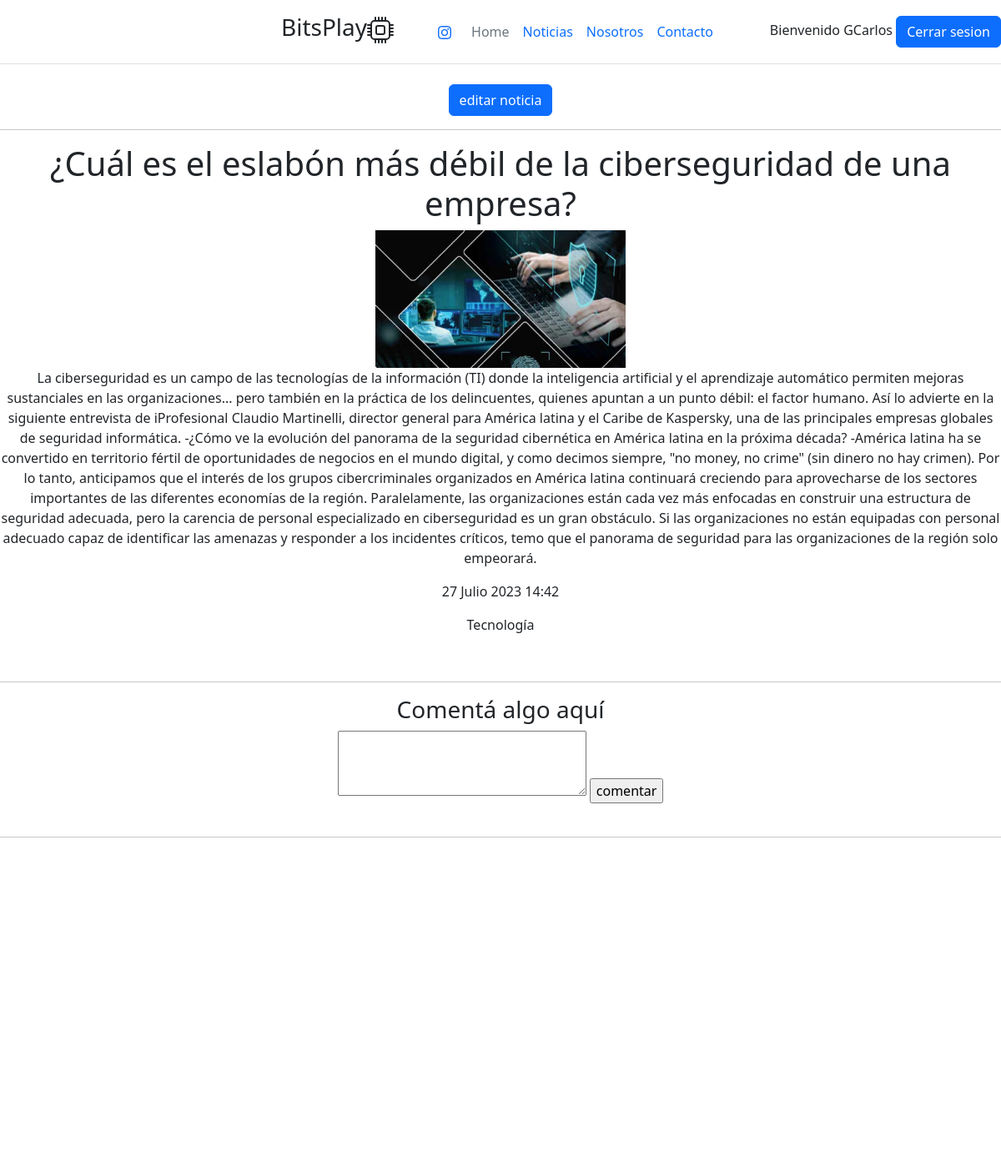
Page /noticias/detalle3 (signed in) on the committed database.
### apps/usuarios/models.py (models this page shows)
class Usuario(AbstractUser):
    pass

### apps/noticias/models.py (models this page shows)
class Noticia(models.Model):
    titulo = models.CharField(max_length=150)
    cuerpo = models.TextField()
    fecha = models.DateTimeField(auto_now_add=True)
    imagen = models.ImageField(upload_to='noticias')
    categoria_noticia = models.ForeignKey(Categoria, on_delete=models.CASCADE)
    def __str__(self) -> str:
        return self.titulo

class Categoria(models.Model):
    nombre = models.CharField(max_length=50)
    def __str__(self) -> str:
        return self.nombre

### apps/noticias/views.py (the view)
# urls.py: path('detalle<int:pk>', views.Detalle_Noticias, name='detalle'),
def Detalle_Noticias(request, pk):
    contexto = {}
    n = Noticia.objects.get(pk=pk)
    contexto['noticia'] = n
    c = Comentario.objects.filter(noticia=n)
    contexto['comentarios'] = c
    return render(request, 'noticias/detalle.html', contexto)

### templates/noticias/detalle.html (shortened to what this page needs)
{% extends 'base.html' %}
{% load static %}
{% block contenido%}
{% if user.is_superuser or user.is_staff %}
    <button type="button" class="btn btn-primary"><a class="nav-link" href="{% url 'noticias:editar_noticia' noticia.pk %}"> editar noticia</a></button>
    <hr>
{% endif %}
<h1>{{noticia}}</h1>
<img src="{{noticia.imagen.url}}" alt="" width="300">
<p>{{noticia.cuerpo}}</p>
<p>{{noticia.fecha}}</p>
<p>{{noticia.categoria_noticia}}</p>
<br>
<hr>
{% if user.is_authenticated %}
<h3>Comentá algo aquí</h3>
<form action="{% url 'noticias:comentar' %}" method="post">{% csrf_token %}
    <textarea name="comentario" cols="30" rows="3"></textarea>
    <input type="submit" value="comentar">
</form>
<br>
<hr>
    <h3>Comentarios</h3>
    {% for com in comentarios %}
    <div class="contenedor">
    <div class="row mb-2">
    <div class="col-md-16">
        <div class="row g-0 border rounded overflow-hidden flex-md-row mb-8 shadow-sm h-md-250 position-relative">
            <div class="col p-4 d-flex flex-column position-static">
                <strong class="d-inline-block mb-2 text-primary-emphasis">{{ com.usuario }}
                </strong>
                <h3 class="mb-0"><strong> comentario: {{ com.texto }}</strong></h3>
                <div class="mb-1 text-body-secondary"> {{ com.fecha }}</div>
            {% if user == com.usuario or user.is_superuser or user.is_staff %}
            <a class="dropdown-item" href="{% url 'noticias:comment_edit' com.pk %}">Editar</a>
            <a class="dropdown-item" href="{% url 'noticias:comment_delete' com.pk %}">Eliminar</a>
            {% endif %}
            </div>
        </div>
    {% endfor %}
    </div>
    </div>
    </div>
<hr>
    {% if user.is_superuser or user.is_staff %}
        <button type="button" class="btn btn-outline-primary me-2"><a class="nav-link" href="{% url 'noticias:eliminar_noticia' noticia.pk %}"> eliminar noticia</a></button>
    {% endif %}
{% else %}
    <h3>¿Quieres comentar y ver las opiniones de los demás?</h3>
    <h2> LOGEATE </h2>
    <button type="button" class="btn btn-primary"><a class="nav-link" href="{% url 'login' %}?next={{ request.path }}"> iniciar
    sesion</a></button>
{% endif %}
{% endblock contenido %}

### templates/navbar.html (shortened to what this page needs)
<header
    class="d-flex flex-wrap align-items-center justify-content-center justify-content-md-between py-3 mb-4 border-bottom">
    <div class="col-md-3 mb-2 mb-md-0">
        <a href="/" class="d-inline-flex link-body-emphasis text-decoration-none">
            <svg class="bi" width="40" height="32" role="img" aria-label="Bootstrap">
                <use xlink:href="#bootstrap"></use>
            </svg>
        </a>
    </div>
    <ul class="nav col-0 col-md-auto mb-2 justify-content-left mb-md-0">
        <li class="nav-item">
    <li  id="icono-izquierda"><h3 >BitsPlay</li></ul></li>
    <ul class="nav col-12 col-md-auto mb-2 justify-content-center mb-md-0">
        <li class="nav-item">
            <a class="nav-link" target="_blank "href="https://www.instagram.com/fabri__alarcon/"></a>
        <li><a href="{% url 'home' %}" class="nav-link px-2 link-secondary">Home</a></li>
        <li><a href="{% url 'noticias:inicio' %}" class="nav-link px-2">Noticias</a></li>
        <li><a href="{% url 'nosotros' %}" class="nav-link px-2">Nosotros</a></li>
        <li><a href="{% url 'noticias:contacto' %}" class="nav-link px-2">Contacto</a></li>
    </ul>
    <div class="col-md-3 text-end">
        {% if user.is_authenticated %}
            Bienvenido {{ user.username }}
            <button type="button" class="btn btn-primary"><a class="nav-link" href="{% url 'logout' %}">Cerrar
            sesion</a></button>
        {% else %}
            <button type="button" class="btn btn-outline-primary me-2"><a class="nav-link" href="{% url 'login' %}"> iniciar
                sesion</a></button>
            <button type="button" class="btn btn-outline-primary me-2"><a class="nav-link"
                href="{% url 'usuarios:registro' %}">Registrar</a></button>
        {% endif %}
    </div>
</header>

### static/css/main.css (style rules this page uses)
.contenedor { background-color: rgb(225, 225, 225); }
* { text-align: center; }
#icono-izquierda { text-align: left; }

### rows in the picture
Usuario: username "GCarlos"
Noticia: titulo "¿Cuál es el eslabón más débil de la ciberseguridad de una empresa?", imagen (picture), cuerpo "La ciberseguridad es un campo de las tecnologías de la información (TI) donde la inteligencia artificial y el aprendizaje automático permiten mejoras sustanciales en las organizaciones... pero también en la práctica de los delincuentes, quienes apuntan a un punto débil: el factor humano. Así lo advierte en la siguiente entrevista de iProfesional Claudio Martinelli, director general para América latina y el Caribe de Kaspersky, una de las principales empresas globales de seguridad informática. -¿Cómo ve la evolución del panorama de la seguridad cibernética en América latina en la próxima década? -América latina ha se convertido en territorio fértil de oportunidades de negocios en el mundo…", fecha "27 Julio 2023 14:42", categoria_noticia "Tecnología"
